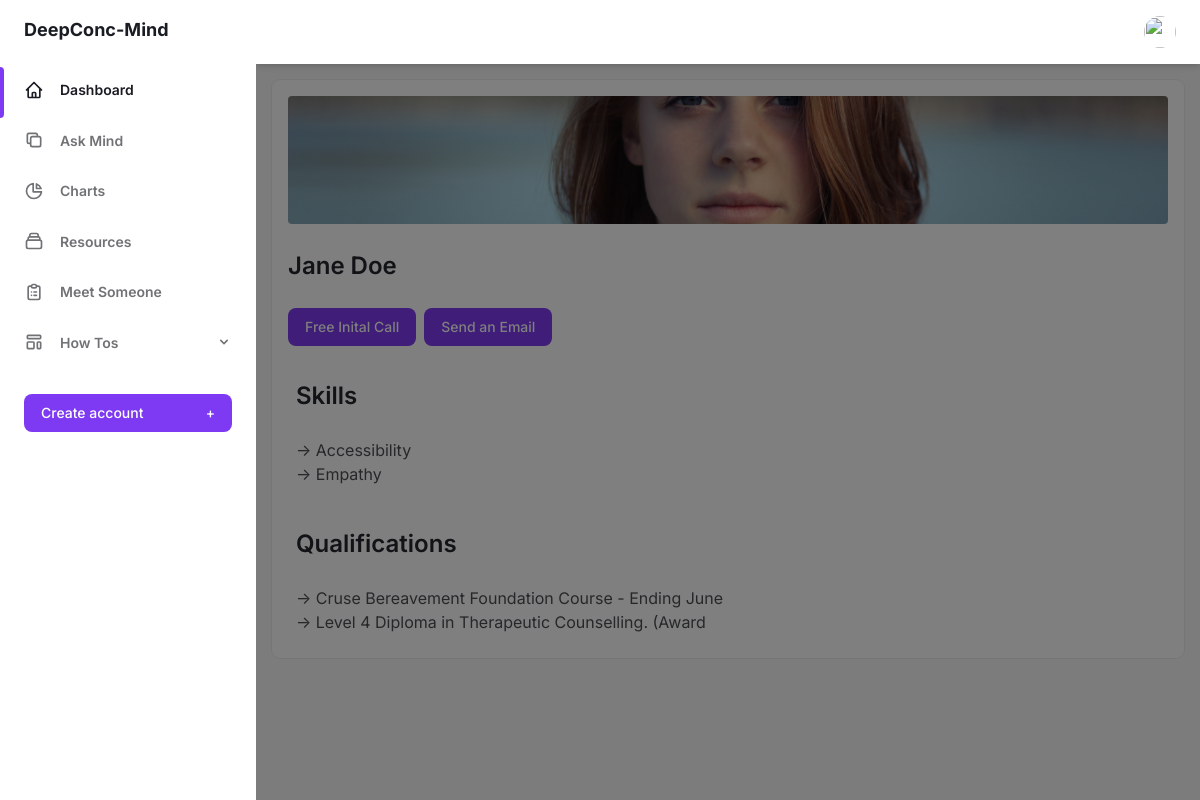
Page /profile/profile/1 on the committed database.
### profiles/models.py (models this page shows, shortened)
class Profile(models.Model):
    name = models.CharField(max_length=50)
    email = models.EmailField(max_length=50)
    phone = models.IntegerField()
    gender = models.CharField(max_length=50)
    image = models.ImageField(upload_to='profiles/')
    bio = models.TextField()
    skills = models.ManyToManyField(to=Skill)
    qualifications = models.ManyToManyField(to=Qualification)

class Skill(models.Model):
    name = models.CharField(max_length=50)
    def __str__(self):
        return self.name

class Qualification(models.Model):
    name = models.CharField(max_length=50)
    def __str__(self):
        return self.name

### profiles/views.py (the view)
def profileDetail(request, profile_id):
    profile = Profile.objects.get(id=profile_id)
    context = {'profile': profile}
    template_name = 'profiles/profile.html'
    return render(request=request,
                  template_name=template_name,
                  context=context)

### profiles/templates/profiles/profile.html (shortened to what this page needs)
{% extends 'base.html' %}
{% block content %}
<main class="h-full pb-16 overflow-y-auto p-4">
  <div
    class="p-y-2 relative min-w-0 p-4 bg-white rounded-lg shadow-xs dark:bg-gray-800"
  >
    <img
      class="object-cover w-full h-32 rounded"
      src="/media/{{profile.image}}"
      alt=""
      aria-hidden="true"
    />
    <h2 class="text-2xl font-semibold text-gray-700 dark:text-gray-200">
      {{profile.name}}
    </h2>
    <div class="flex">
      <a href="tel:{{profile.phone}}" class="pr-2">
        <button
          class="flex items-center justify-between px-4 py-2 text-sm font-medium leading-5 text-white transition-colors duration-150 bg-purple-600 border border-transparent rounded-lg active:bg-purple-600 hover:bg-purple-700 focus:outline-none focus:shadow-outline-purple"
        >
          Free Inital Call
        </button>
      </a>
      <a href="mailto:{{profile.email}}">
        <button
          class="flex items-center justify-between px-4 py-2 text-sm font-medium leading-5 text-white transition-colors duration-150 bg-purple-600 border border-transparent rounded-lg active:bg-purple-600 hover:bg-purple-700 focus:outline-none focus:shadow-outline-purple"
        >
          Send an Email
        </button>
      </a>
    </div>
    <div class="text-gray-600 p-2 dark:text-gray-400">
      <h2 class="text-2xl font-semibold text-gray-700 dark:text-gray-200">
        Skills
      </h2>
      {% for skill in profile.skills.all %}
      <ul>
        <li>&rarr; {{skill}}</li>
      </ul>
      {% endfor %}
    </div>
    <div class="text-gray-600 p-2 dark:text-gray-400">
      <h2 class="text-2xl font-semibold text-gray-700 dark:text-gray-200">
        Qualifications
      </h2>
      {% for qualification in profile.qualifications.all %}
      <ul>
        <li>&rarr; {{qualification}}</li>
      </ul>
      {% endfor %}
    </div>
  </div>
</main>
{% endblock content %}

### rows in the picture
Profile: image (picture), name "Jane Doe"
Skill: name "Accessibility"
Skill: name "Empathy"
Qualification: name "Cruse Bereavement Foundation Course - Ending June"
Qualification: name "Level 4 Diploma in Therapeutic Counselling. (Award"
